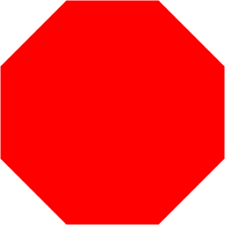
#> input picture generation/image-processing/scikit-image/input_image.jpg, 225 x 225 px
$ python time_complexity.py
#> lines starting #> are read from the running program, lines starting #| are printed output that depends on the picture; after the words box and inside, x2 and y2 are one past the last pixel; in counts of white or black regions, pixels touching at a corner belong together
import cProfile
import numpy as np
import matplotlib.pyplot as plt
from skimage import io, color
from skimage.filters import threshold_otsu
from skimage.segmentation import clear_border
from skimage.measure import label, regionprops
from skimage.morphology import closing, square
from skimage.color import label2rgb

def scikit_image():
    def segment_image(image_path):
        # Read the image
#> called with image_path = 'input_image.jpg'
        image = io.imread(image_path)
#> image is the input picture: shape (225, 225, 3); mean R, G, B 255, 45.9, 45.9

        # Convert the image to grayscale
        gray_image = color.rgb2gray(image)
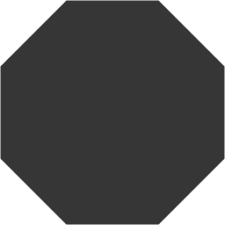
#> gray_image: shape (225, 225) float64; min 0.212, max 1, mean 0.354

        # Apply Otsu's thresholding to get a binary image
        threshold_value = threshold_otsu(gray_image)
#> threshold_value = 0.599
        binary_image = gray_image > threshold_value
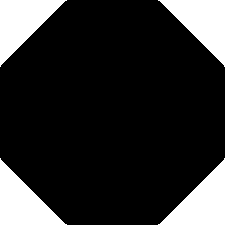
#> binary_image: shape (225, 225) bool; 17.5% white; 4 white regions, box (x1, y1, x2, y2) and area: (0, 0, 67, 67) 2213, (158, 0, 225, 67) 2213, (0, 158, 67, 225) 2213, (158, 158, 225, 225) 2213

        # Remove small white regions and small black holes
        cleaned_image = closing(binary_image, square(3))
        cleaned_image = clear_border(cleaned_image)
#> cleaned_image: shape (225, 225) bool; every value is 0

        # Label connected regions
        labeled_image = label(cleaned_image)
#> labeled_image: shape (225, 225) int32; every value is 0

        # Extract properties of labeled regions
        regions = regionprops(labeled_image)
#> regions = []

        # Display the original image and the segmented image
        fig, ax = plt.subplots(1, 2, figsize=(10, 5))
        ax[0].imshow(image)
        ax[0].set_title('Original Image')
        ax[0].axis('off')

        # Colorize the segmented regions
        segmented_image = label2rgb(labeled_image, image=image, bg_label=0)
#> segmented_image: shape (225, 225, 3) float64; every value is 0.7

        ax[1].imshow(segmented_image)
        ax[1].set_title('Segmented Image')
        ax[1].axis('off')

        # Show the plots
        plt.show()
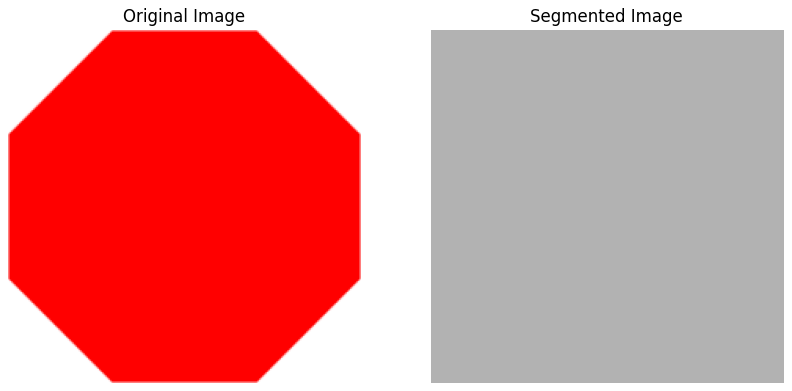
#> figure drawn by matplotlib, 2 panels

    # Call the function with the path to your image
    segment_image('input_image.jpg')

cProfile.run('scikit_image()')
